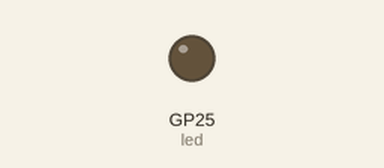
Simulated run of this program. Board: Raspberry Pi Pico running MicroPython. Parts: output pins drawn as LEDs (lit = HIGH). WiFi joins after 1.5 s. At 2.0 s the program stops and its outputs stay as they are.

Above: at 0.6 s.
At 2.1 s:
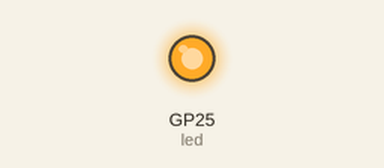
Timing chart, 0 to 3.5 s (numbered marks = the images above):
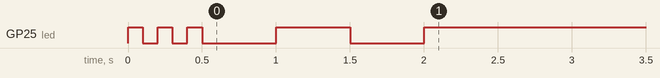

Measured:
- by itself, GP25 (led): LOW → HIGH at 0.00 s, → LOW 0.10 s later, → HIGH 0.10 s later, → LOW 0.10 s later, … (9 changes in this stretch)

The program:

startup.py
```python
import network
import time
from machine import Pin

# Configure onboard LED
led = Pin("LED", Pin.OUT)

SSID = 'hardy1'
PASSWORD = 'hardyrje'

# Blink the LED to indicate startup
for _ in range(5):
    led.toggle()
    time.sleep(0.1)

def connect():
    try:
        # Connect to Wi-Fi
        wlan = network.WLAN(network.STA_IF)
        wlan.active(True)
        wlan.connect(SSID, PASSWORD)

        # Wait for connection
        while not wlan.isconnected():
            led.toggle()
            time.sleep(0.5)

        return True
    except Exception as e:
        return False

# try twice, if either succeeds, light LED
led.value(connect() or connect())
```
